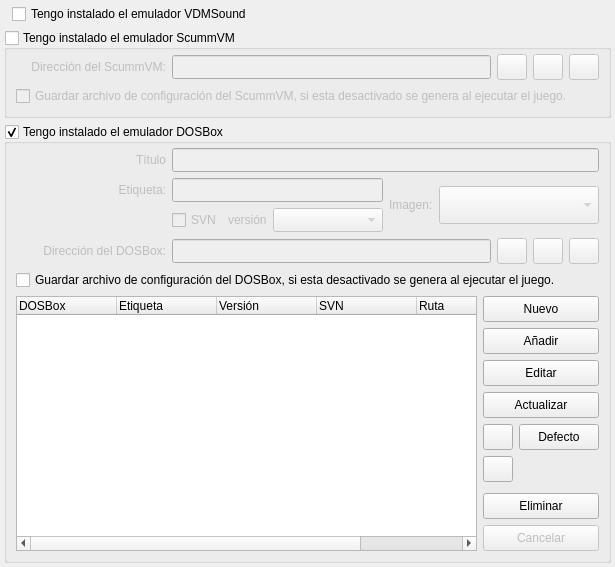
         <widget class="QWidget" name="tab_dbx_svm">
          <attribute name="icon">
           <iconset resource="../res/gr-lida.qrc">
            <normaloff>:/img16/dosbox-scummvm.png</normaloff>:/img16/dosbox-scummvm.png</iconset>
          </attribute>
          <attribute name="title">
           <string>DOSBox, ScummVM y VDMSound</string>
          </attribute>
          <layout class="QVBoxLayout" name="verticalLayout_8">
           <property name="margin">
            <number>4</number>
           </property>
           <item>
            <layout class="QHBoxLayout" name="horizontalLayout_20">
             <property name="leftMargin">
              <number>8</number>
             </property>
             <item>
              <widget class="QCheckBox" name="chkVDMSoundDisp">
               <property name="text">
                <string>Tengo instalado el emulador VDMSound</string>
               </property>
              </widget>
             </item>
            </layout>
           </item>
           <item>
            <widget class="QGroupBox" name="chkScummVMDisp">
             <property name="title">
              <string>Tengo instalado el emulador ScummVM</string>
             </property>
             <property name="checkable">
              <bool>true</bool>
             </property>
             <property name="checked">
              <bool>false</bool>
             </property>
             <layout class="QVBoxLayout" name="verticalLayout_16">
              <property name="topMargin">
               <number>4</number>
              </property>
              <item>
               <layout class="QHBoxLayout" name="horizontalLayout_8">
                <item>
                 <widget class="QLabel" name="lb_Opt_4">
                  <property name="sizePolicy">
                   <sizepolicy hsizetype="Fixed" vsizetype="Fixed">
                    <horstretch>0</horstretch>
                    <verstretch>0</verstretch>
                   </sizepolicy>
                  </property>
                  <property name="minimumSize">
                   <size>
                    <width>150</width>
                    <height>0</height>
                   </size>
                  </property>
                  <property name="text">
                   <string>Dirección del ScummVM:</string>
                  </property>
                  <property name="alignment">
                   <set>Qt::AlignRight|Qt::AlignTrailing|Qt::AlignVCenter</set>
                  </property>
                 </widget>
                </item>
                <item>
                 <widget class="QLineEdit" name="txtSvmPath">
                  <property name="minimumSize">
                   <size>
                    <width>0</width>
                    <height>24</height>
                   </size>
                  </property>
                 </widget>
                </item>
                <item>
                 <widget class="QPushButton" name="btnSvmPath">
                  <property name="minimumSize">
                   <size>
                    <width>30</width>
                    <height>26</height>
                   </size>
                  </property>
                  <property name="maximumSize">
                   <size>
                    <width>30</width>
                    <height>26</height>
                   </size>
                  </property>
                  <property name="text">
                   <string/>
                  </property>
                  <property name="icon">
                   <iconset resource="../res/gr-lida.qrc">
                    <normaloff>:/img16/carpeta_1.png</normaloff>:/img16/carpeta_1.png</iconset>
                  </property>
                 </widget>
                </item>
                <item>
                 <widget class="QPushButton" name="btnSvmPath_find">
                  <property name="minimumSize">
                   <size>
                    <width>30</width>
                    <height>26</height>
                   </size>
                  </property>
                  <property name="maximumSize">
                   <size>
                    <width>30</width>
                    <height>26</height>
                   </size>
                  </property>
                  <property name="text">
                   <string/>
                  </property>
                  <property name="icon">
                   <iconset resource="../res/gr-lida.qrc">
                    <normaloff>:/img16/buscar.png</normaloff>:/img16/buscar.png</iconset>
                  </property>
                 </widget>
                </item>
                <item>
                 <widget class="QPushButton" name="btnSvmPath_clear">
                  <property name="minimumSize">
                   <size>
                    <width>30</width>
                    <height>26</height>
                   </size>
                  </property>
                  <property name="maximumSize">
                   <size>
                    <width>30</width>
                    <height>26</height>
                   </size>
                  </property>
                  <property name="icon">
                   <iconset resource="../res/gr-lida.qrc">
                    <normaloff>:/img16/limpiar.png</normaloff>:/img16/limpiar.png</iconset>
                  </property>
                 </widget>
                </item>
               </layout>
              </item>
              <item>
               <widget class="QCheckBox" name="chkSvmSaveConfFile">
                <property name="text">
                 <string>Guardar archivo de configuración del ScummVM, si esta desactivado se genera al ejecutar el juego.</string>
                </property>
               </widget>
              </item>
             </layout>
            </widget>
           </item>
           <item>
            <widget class="QGroupBox" name="chkDOSBoxDisp">
             <property name="title">
              <string>Tengo instalado el emulador DOSBox</string>
             </property>
             <property name="checkable">
              <bool>true</bool>
             </property>
             <property name="checked">
              <bool>true</bool>
             </property>
             <layout class="QGridLayout" name="gridLayout_17">
              <property name="topMargin">
               <number>4</number>
              </property>
              <item row="2" column="1" colspan="2">
               <layout class="QVBoxLayout" name="verticalLayout_14">
                <item>
                 <widget class="QPushButton" name="btnDbxNew">
                  <property name="minimumSize">
                   <size>
                    <width>110</width>
                    <height>26</height>
                   </size>
                  </property>
                  <property name="maximumSize">
                   <size>
                    <width>16777215</width>
                    <height>26</height>
                   </size>
                  </property>
                  <property name="text">
                   <string>Nuevo</string>
                  </property>
                  <property name="icon">
                   <iconset resource="../res/gr-lida.qrc">
                    <normaloff>:/img16/nuevo.png</normaloff>:/img16/nuevo.png</iconset>
                  </property>
                 </widget>
                </item>
                <item>
                 <widget class="QPushButton" name="btnDbxAdd">
                  <property name="minimumSize">
                   <size>
                    <width>110</width>
                    <height>26</height>
                   </size>
                  </property>
                  <property name="maximumSize">
                   <size>
                    <width>16777215</width>
                    <height>26</height>
                   </size>
                  </property>
                  <property name="text">
                   <string>Añadir</string>
                  </property>
                  <property name="icon">
                   <iconset resource="../res/gr-lida.qrc">
                    <normaloff>:/img16/list_add.png</normaloff>:/img16/list_add.png</iconset>
                  </property>
                 </widget>
                </item>
                <item>
                 <widget class="QPushButton" name="btnDbxEdit">
                  <property name="minimumSize">
                   <size>
                    <width>110</width>
                    <height>26</height>
                   </size>
                  </property>
                  <property name="maximumSize">
                   <size>
                    <width>16777215</width>
                    <height>26</height>
                   </size>
                  </property>
                  <property name="text">
                   <string>Editar</string>
                  </property>
                  <property name="icon">
                   <iconset resource="../res/gr-lida.qrc">
                    <normaloff>:/img16/editar.png</normaloff>:/img16/editar.png</iconset>
                  </property>
                 </widget>
                </item>
                <item>
                 <widget class="QPushButton" name="btnDbxUpdate">
                  <property name="minimumSize">
                   <size>
                    <width>110</width>
                    <height>26</height>
                   </size>
                  </property>
                  <property name="maximumSize">
                   <size>
                    <width>16777215</width>
                    <height>26</height>
                   </size>
                  </property>
                  <property name="text">
                   <string>Actualizar</string>
                  </property>
                  <property name="icon">
                   <iconset resource="../res/gr-lida.qrc">
                    <normaloff>:/img16/actualizar.png</normaloff>:/img16/actualizar.png</iconset>
                  </property>
                 </widget>
                </item>
               </layout>
              </item>
              <item row="5" column="1" colspan="2">
               <spacer name="verticalSpacer_2">
                <property name="orientation">
                 <enum>Qt::Vertical</enum>
                </property>
                <property name="sizeHint" stdset="0">
                 <size>
                  <width>104</width>
                  <height>5</height>
                 </size>
                </property>
               </spacer>
              </item>
              <item row="2" column="0" rowspan="6">
               <widget class="QTreeWidget" name="twDOSBox">
                <property name="selectionBehavior">
                 <enum>QAbstractItemView::SelectRows</enum>
                </property>
                <property name="iconSize">
                 <size>
                  <width>32</width>
                  <height>32</height>
                 </size>
                </property>
                <property name="rootIsDecorated">
                 <bool>false</bool>
                </property>
                <property name="uniformRowHeights">
                 <bool>true</bool>
                </property>
                <property name="allColumnsShowFocus">
                 <bool>true</bool>
                </property>
                <column>
                 <property name="text">
                  <string>DOSBox</string>
                 </property>
                </column>
                <column>
                 <property name="text">
                  <string>Etiqueta</string>
                 </property>
                </column>
                <column>
                 <property name="text">
                  <string>Versión</string>
                 </property>
                </column>
                <column>
                 <property name="text">
                  <string>SVN</string>
                 </property>
                </column>
                <column>
                 <property name="text">
                  <string>Ruta</string>
                 </property>
                </column>
                <column>
                 <property name="text">
                  <string>Img</string>
                 </property>
                </column>
               </widget>
              </item>
              <item row="4" column="1">
               <widget class="QPushButton" name="btnDbxBajar">
                <property name="minimumSize">
                 <size>
                  <width>30</width>
                  <height>26</height>
                 </size>
                </property>
                <property name="maximumSize">
                 <size>
                  <width>30</width>
                  <height>26</height>
                 </size>
                </property>
                <property name="icon">
                 <iconset resource="../res/gr-lida.qrc">
                  <normaloff>:/img16/go-down.png</normaloff>:/img16/go-down.png</iconset>
                </property>
               </widget>
              </item>
              <item row="3" column="1">
               <widget class="QPushButton" name="btnDbxSubir">
                <property name="minimumSize">
                 <size>
                  <width>30</width>
                  <height>26</height>
                 </size>
                </property>
                <property name="maximumSize">
                 <size>
                  <width>30</width>
                  <height>26</height>
                 </size>
                </property>
                <property name="icon">
                 <iconset resource="../res/gr-lida.qrc">
                  <normaloff>:/img16/go-up.png</normaloff>:/img16/go-up.png</iconset>
                </property>
               </widget>
              </item>
              <item row="6" column="1" colspan="2">
               <widget class="QPushButton" name="btnDbxDelete">
                <property name="minimumSize">
                 <size>
                  <width>110</width>
                  <height>26</height>
                 </size>
                </property>
                <property name="maximumSize">
                 <size>
                  <width>16777215</width>
                  <height>26</height>
                 </size>
                </property>
                <property name="text">
                 <string>Eliminar</string>
                </property>
                <property name="icon">
                 <iconset resource="../res/gr-lida.qrc">
                  <normaloff>:/img16/list_remove.png</normaloff>:/img16/list_remove.png</iconset>
                </property>
               </widget>
              </item>
              <item row="1" column="0" colspan="3">
               <widget class="QCheckBox" name="chkDbxSaveConfFile">
                <property name="text">
                 <string>Guardar archivo de configuración del DOSBox, si esta desactivado se genera al ejecutar el juego.</string>
                </property>
               </widget>
              </item>
              <item row="7" column="1" colspan="2">
               <widget class="QPushButton" name="btnDbxCancel">
                <property name="enabled">
                 <bool>false</bool>
                </property>
                <property name="minimumSize">
                 <size>
                  <width>110</width>
                  <height>26</height>
                 </size>
                </property>
                <property name="maximumSize">
                 <size>
                  <width>16777215</width>
                  <height>26</height>
                 </size>
                </property>
                <property name="text">
                 <string>Cancelar</string>
                </property>
                <property name="icon">
                 <iconset resource="../res/gr-lida.qrc">
                  <normaloff>:/img16/cancelar.png</normaloff>:/img16/cancelar.png</iconset>
                </property>
               </widget>
              </item>
              <item row="3" column="2">
               <widget class="QPushButton" name="btnDbxDefault">
                <property name="minimumSize">
                 <size>
                  <width>30</width>
                  <height>26</height>
                 </size>
                </property>
                <property name="maximumSize">
                 <size>
                  <width>16777215</width>
                  <height>26</height>
                 </size>
                </property>
                <property name="toolTip">
                 <string>Marca el DOSBox de la lista por defecto</string>
                </property>
                <property name="text">
                 <string>Defecto</string>
                </property>
                <property name="icon">
                 <iconset resource="../res/gr-lida.qrc">
                  <normaloff>:/img16/go-back.png</normaloff>:/img16/go-back.png</iconset>
                </property>
               </widget>
              </item>
              <item row="0" column="0" colspan="3">
               <widget class="QWidget" name="wAddEditDbx" native="true">
                <property name="enabled">
                 <bool>false</bool>
                </property>
                <layout class="QGridLayout" name="gridLayout_10">
                 <property name="margin">
                  <number>0</number>
                 </property>
                 <item row="3" column="0">
                  <widget class="QLabel" name="lb_Opt_3">
                   <property name="minimumSize">
                    <size>
                     <width>150</width>
                     <height>0</height>
                    </size>
                   </property>
                   <property name="text">
                    <string>Dirección del DOSBox:</string>
                   </property>
                   <property name="alignment">
                    <set>Qt::AlignRight|Qt::AlignTrailing|Qt::AlignVCenter</set>
                   </property>
                  </widget>
                 </item>
                 <item row="2" column="3">
                  <widget class="QComboBox" name="cbxDbxVersion">
                   <property name="minimumSize">
                    <size>
                     <width>110</width>
                     <height>24</height>
                    </size>
                   </property>
                  </widget>
                 </item>
                 <item row="3" column="1" colspan="5">
                  <layout class="QHBoxLayout" name="horizontalLayout_2">
                   <item>
                    <widget class="QLineEdit" name="txtDbxPath">
                     <property name="minimumSize">
                      <size>
                       <width>0</width>
                       <height>24</height>
                      </size>
                     </property>
                    </widget>
                   </item>
                   <item>
                    <widget class="QPushButton" name="btnDbxPath">
                     <property name="minimumSize">
                      <size>
                       <width>30</width>
                       <height>26</height>
                      </size>
                     </property>
                     <property name="maximumSize">
                      <size>
                       <width>30</width>
                       <height>26</height>
                      </size>
                     </property>
                     <property name="text">
                      <string/>
                     </property>
                     <property name="icon">
                      <iconset resource="../res/gr-lida.qrc">
                       <normaloff>:/img16/carpeta_1.png</normaloff>:/img16/carpeta_1.png</iconset>
                     </property>
                    </widget>
                   </item>
                   <item>
                    <widget class="QPushButton" name="btnDbxPath_find">
                     <property name="minimumSize">
                      <size>
                       <width>30</width>
                       <height>26</height>
                      </size>
                     </property>
                     <property name="maximumSize">
                      <size>
                       <width>30</width>
                       <height>26</height>
                      </size>
                     </property>
                     <property name="text">
                      <string/>
                     </property>
                     <property name="icon">
                      <iconset resource="../res/gr-lida.qrc">
                       <normaloff>:/img16/buscar.png</normaloff>:/img16/buscar.png</iconset>
                     </property>
                    </widget>
                   </item>
                   <item>
                    <widget class="QPushButton" name="btnDbxPath_clear">
                     <property name="minimumSize">
                      <size>
                       <width>30</width>
                       <height>26</height>
                      </size>
                     </property>
                     <property name="maximumSize">
                      <size>
                       <width>30</width>
                       <height>26</height>
                      </size>
                     </property>
                     <property name="icon">
                      <iconset resource="../res/gr-lida.qrc">
                       <normaloff>:/img16/limpiar.png</normaloff>:/img16/limpiar.png</iconset>
                     </property>
                    </widget>
                   </item>
                  </layout>
                 </item>
                 <item row="2" column="1">
                  <widget class="QCheckBox" name="chkDbxSVN">
                   <property name="text">
                    <string>SVN</string>
                   </property>
                  </widget>
                 </item>
                 <item row="2" column="2">
                  <widget class="QLabel" name="label">
                   <property name="text">
                    <string>versión</string>
                   </property>
                  </widget>
                 </item>
                 <item row="0" column="0">
                  <widget class="QLabel" name="lb_Opt_54">
                   <property name="minimumSize">
                    <size>
                     <width>150</width>
                     <height>0</height>
                    </size>
                   </property>
                   <property name="text">
                    <string>Título</string>
                   </property>
                   <property name="alignment">
                    <set>Qt::AlignRight|Qt::AlignTrailing|Qt::AlignVCenter</set>
                   </property>
                  </widget>
                 </item>
                 <item row="1" column="1" colspan="3">
                  <widget class="QLineEdit" name="txtDbxDato">
                   <property name="minimumSize">
                    <size>
                     <width>100</width>
                     <height>24</height>
                    </size>
                   </property>
                  </widget>
                 </item>
                 <item row="1" column="0">
                  <widget class="QLabel" name="lb_Opt_53">
                   <property name="minimumSize">
                    <size>
                     <width>150</width>
                     <height>0</height>
                    </size>
                   </property>
                   <property name="text">
                    <string>Etiqueta:</string>
                   </property>
                   <property name="alignment">
                    <set>Qt::AlignRight|Qt::AlignTrailing|Qt::AlignVCenter</set>
                   </property>
                  </widget>
                 </item>
                 <item row="1" column="4" rowspan="2">
                  <widget class="QLabel" name="lb_Opt_63">
                   <property name="text">
                    <string>Imagen:</string>
                   </property>
                  </widget>
                 </item>
                 <item row="1" column="5" rowspan="2">
                  <widget class="QGroupComboBox" name="cbxDbxImg">
                   <property name="minimumSize">
                    <size>
                     <width>160</width>
                     <height>38</height>
                    </size>
                   </property>
                   <property name="iconSize">
                    <size>
                     <width>32</width>
                     <height>32</height>
                    </size>
                   </property>
                  </widget>
                 </item>
                 <item row="0" column="1" colspan="5">
                  <widget class="QLineEdit" name="txtDbxTitulo">
                   <property name="minimumSize">
                    <size>
                     <width>100</width>
                     <height>24</height>
                    </size>
                   </property>
                  </widget>
                 </item>
                </layout>
               </widget>
              </item>
             </layout>
            </widget>
           </item>
          </layout>
         </widget>
